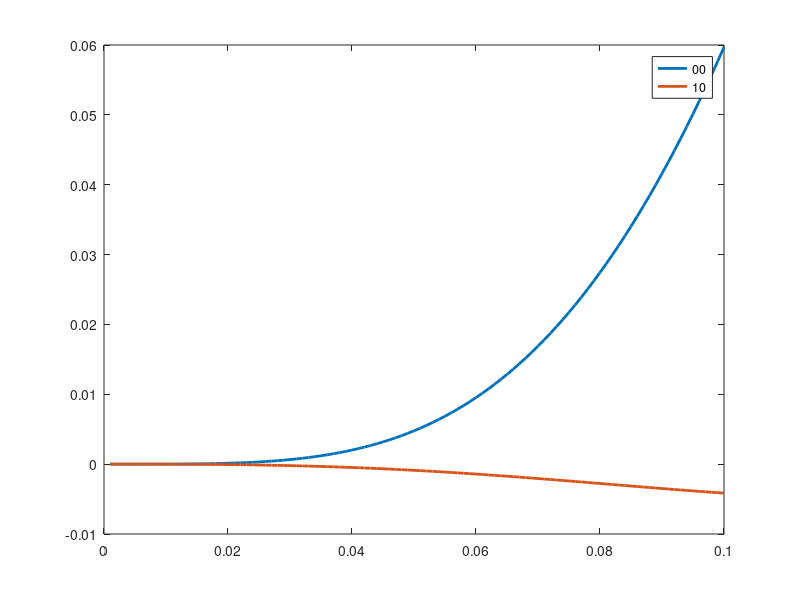

MATLAB code for this plot:
clear; close all;
omega=10;dt=0.001:0.001:0.1;
exact_00=cos(omega*dt);
exact_01=sin(omega*dt)/omega;
exact_10=-omega*sin(omega*dt);
exact_11=exact_00;
cayley_prefactor=1./(1+omega*omega*(dt/2).^2);
cayley_00=cayley_prefactor.*(1-omega^2*(dt/2).^2);
cayley_01=cayley_prefactor.*dt;
cayley_10=cayley_prefactor.*(-omega*omega*dt);
cayley_11=cayley_00;

figure;
plot(dt,cayley_00-exact_00,'-','linewidth',2);hold on;
plot(dt,cayley_01-exact_01,'-','linewidth',2);hold on;
legend('00','10');
